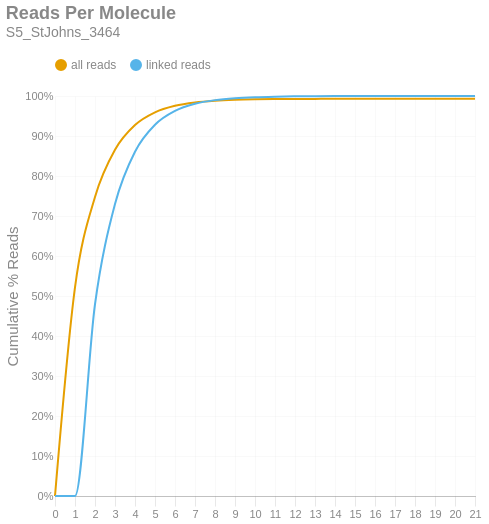

The cell this chart's notebook holds for it:
### Markdown cell above
### Reads per Molecule
This chart shows the cumulative distribution of the number of reads per linked molecule. That is, how many alignments are associated with a unique molecule. This excludes the number of reads associated with invalid or absent linked-read barcodes. The `linked` histogram is the percentages recalculated when disregarding singletons.

### Code cell
if SKIPLR:
    print_html(f"Skipped")
else:
    counts = np.bincount(valids['reads'].cast(pl.Int64).to_numpy())
    weighted = counts * np.arange(len(counts))
    all_perc = weighted / n_reads
    linked_perc = weighted / n_linked_reads
    linked_perc[1] = 0
    binned_df = pl.DataFrame({
        'readsper': list(range(len(counts))),
        'all reads (cumsum)': np.cumsum(all_perc).tolist(),
        'linked reads (cumsum)': np.cumsum(linked_perc).tolist(),
    })

    with SafeRender(binned_df):
        (
            density_plot(binned_df, 'Reads Per Molecule', samplename, 'readspmol')
            .encode(
                x=alt.X('readsper:O', title=None).axis(labelAngle=0).scale(padding=0),
                y=alt.Y('value:Q', title='Cumulative % Reads').axis(format='%').stack(False),
                color=alt.Color("key:N").scale(domain=["all reads", "linked reads"]),
                tooltip=[
                    alt.Tooltip("key:N", title="Data Type"),
                    alt.Tooltip("readsper:O", title="Reads Per Molecule"),
                    alt.Tooltip("value:Q", format=".2%", title="% Reads (Cum.)")
                ]            
            )
        ).display()

### Figure 1 — Vega-Lite specification as saved in the notebook (floating-point values rounded to 4 significant figures)
{"width": "container", "height": 400, "config": {"title": {"anchor": "start", "dy": -15, "fontSize": 18, "color": "#888888", "subtitleColor": "#888888", "subtitleFontSize": 14}, "arc": {"fill": "#0072B2"}, "axis": {"domainColor": "#888888", "domainWidth": 0.5, "gridWidth": 0.2, "grid": false, "titleFontWeight": 400, "titleFontSize": 15, "labelFontSize": 11, "labelColor": "#888888", "tickColor": "#888888", "tickWidth": 0.2, "titleColor": "#888888"}, "axisBand": {"grid": false}, "axisX": {"grid": true, "tickSize": 10, "domainCap": "round"}, "axisY": {"domain": false, "grid": true, "tickSize": 0, "domainCap": "round"}, "background": "transparent", "header": {"labelFontSize": 15, "labelColor": "#888888", "titleFontSize": 15, "titleFontWeight": 600, "titleColor": "#888888"}, "legend": {"labelFont": "sans-serif", "labelFontSize": 12, "labelColor": "#888888", "symbolSize": 100, "symbolType": "circle", "titleFontSize": 12, "titlePadding": 10, "titleColor": "#888888", "title": null, "orient": "top"}, "range": {"category": ["#E69F00", "#56B4E9", "#009E73", "#F0E442", "#0072B2", "#D55E00", "#CC79A7", "#000000"], "diverging": ["#cfe8f3", "#a2d4ec", "#73bfe2", "#46abdb", "#1696d2", "#12719e"]}, "area": {"fill": "#0072B2", "fillOpacity": 0.7, "line": true, "strokeOpacity": 0.7}, "line": {"color": "#0072B2", "stroke": "#0072B2", "strokeWidth": 2}, "trail": {"color": "#0072B2", "stroke": "#0072B2", "strokeWidth": 0, "size": 1}, "point": {"filled": true, "fillOpacity": 1.0, "size": 95}, "text": {"color": "#888888", "fontSize": 11, "align": "right", "fontWeight": 400, "size": 11}, "bar": {"fill": "#0072B2", "stroke": null}, "view": {"stroke": null, "continuousWidth": 660, "continuousHeight": 400}}, "data": {"name": "data-e410ff3a7ce052d8fca527bd60c240fb"}, "mark": {"type": "line", "interpolate": "monotone", "point": {"opacity": 0, "size": 275}}, "encoding": {"color": {"field": "key", "scale": {"domain": ["all reads", "linked reads"]}, "type": "nominal"}, "tooltip": [{"field": "key", "title": "Data Type", "type": "nominal"}, {"field": "readsper", "title": "Reads Per Molecule", "type": "ordinal"}, {"field": "value", "format": ".2%", "title": "% Reads (Cum.)", "type": "quantitative"}], "x": {"axis": {"labelAngle": 0}, "field": "readsper", "scale": {"padding": 0}, "title": null, "type": "ordinal"}, "y": {"axis": {"format": "%"}, "field": "value", "stack": false, "title": "Cumulative % Reads", "type": "quantitative"}}, "params": [{"name": "param_c36ac31b6afebe62", "select": {"type": "point", "fields": ["key"]}, "bind": "legend"}], "title": {"text": "Reads Per Molecule", "subtitle": "S5_StJohns_3464"}, "transform": [{"fold": ["all reads (cumsum)", "linked reads (cumsum)"]}, {"calculate": "replace(datum.key, ' (cumsum)', '')", "as": "key"}, {"filter": {"param": "param_c36ac31b6afebe62"}}], "usermeta": {"embedOptions": {"downloadFileName": "S5_StJohns_3464.readspmol"}}, "$schema": "https://vega.github.io/schema/vega-lite/v6.1.0.json", "datasets": {"data-e410ff3a7ce052d8fca527bd60c240fb": [{"readsper": 0, "all reads (cumsum)": 0.0, "linked reads (cumsum)": 0.0}, {"readsper": 1, "all reads (cumsum)": 0.5216, "linked reads (cumsum)": 0.0}, {"readsper": 2, "all reads (cumsum)": 0.7476, "linked reads (cumsum)": 0.4794}, {"readsper": 3, "all reads (cumsum)": 0.8657, "linked reads (cumsum)": 0.7298}, {"readsper": 4, "all reads (cumsum)": 0.9274, "linked reads (cumsum)": 0.8607}, {"readsper": 5, "all reads (cumsum)": 0.9592, "linked reads (cumsum)": 0.9282}, {"readsper": 6, "all reads (cumsum)": 0.9755, "linked reads (cumsum)": 0.9627}, {"readsper": 7, "all reads (cumsum)": 0.9838, "linked reads (cumsum)": 0.9805}, {"readsper": 8, "all reads (cumsum)": 0.9882, "linked reads (cumsum)": 0.9897}, {"readsper": 9, "all reads (cumsum)": 0.9905, "linked reads (cumsum)": 0.9946}, {"readsper": 10, "all reads (cumsum)": 0.9917, "linked reads (cumsum)": 0.9971}, {"readsper": 11, "all reads (cumsum)": 0.9923, "linked reads (cumsum)": 0.9984}, {"readsper": 12, "all reads (cumsum)": 0.9926, "linked reads (cumsum)": 0.9991}, {"readsper": 13, "all reads (cumsum)": 0.9928, "linked reads (cumsum)": 0.9995}, {"readsper": 14, "all reads (cumsum)": 0.9929, "linked reads (cumsum)": 0.9997}, {"readsper": 15, "all reads (cumsum)": 0.993, "linked reads (cumsum)": 0.9998}, {"readsper": 16, "all reads (cumsum)": 0.993, "linked reads (cumsum)": 0.9999}, {"readsper": 17, "all reads (cumsum)": 0.993, "linked reads (cumsum)": 0.9999}, {"readsper": 18, "all reads (cumsum)": 0.993, "linked reads (cumsum)": 1.0}, {"readsper": 19, "all reads (cumsum)": 0.993, "linked reads (cumsum)": 1.0}, {"readsper": 20, "all reads (cumsum)": 0.993, "linked reads (cumsum)": 1.0}, {"readsper": 21, "all reads (cumsum)": 0.993, "linked reads (cumsum)": 1.0}]}}
